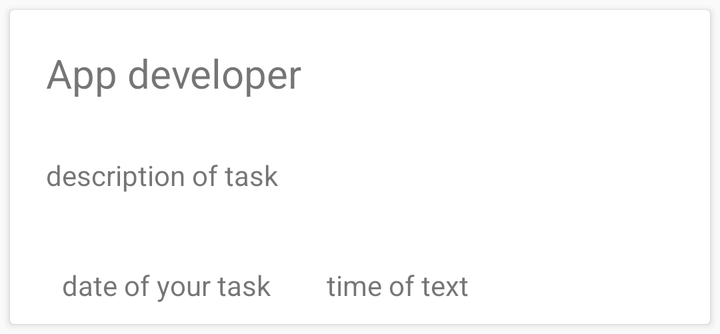
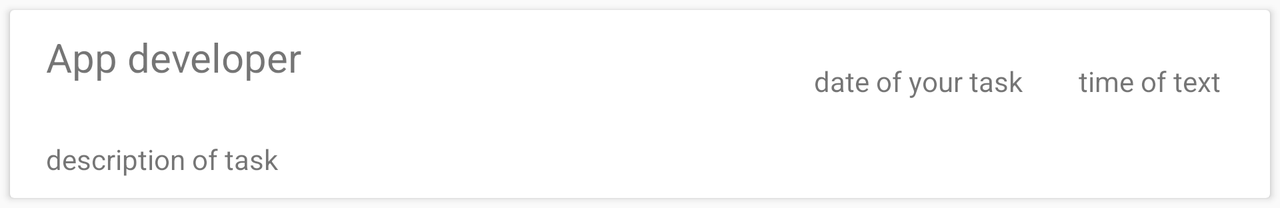

First picture: res/layout/ on a phone held upright. Second picture: the repository's own variant of that layout, on a device whose configuration matches the variant's folder. Source for both follows.
<!-- AndroidManifest.xml: application theme AppTheme -->
<!-- res/layout/main_list.xml -->
<?xml version="1.0" encoding="utf-8"?>
<android.support.v7.widget.CardView
    xmlns:android="http://schemas.android.com/apk/res/android"
    xmlns:app="http://schemas.android.com/apk/res-auto"
    xmlns:tools="http://schemas.android.com/tools"
    android:layout_width="match_parent"
    android:layout_height="wrap_content"
    android:id="@+id/mainCardView"
    android:layout_margin="5dp"
    android:elevation="6dp"
    android:orientation="vertical">

    <android.support.constraint.ConstraintLayout
        android:layout_width="match_parent"
        android:layout_height="match_parent">

        <TextView
            android:id="@+id/main_list_tv"
            android:layout_width="368dp"
            android:layout_height="wrap_content"
            android:layout_marginEnd="8dp"
            android:layout_marginLeft="8dp"
            android:layout_marginRight="8dp"
            android:layout_marginStart="8dp"
            android:layout_marginTop="8dp"
            android:padding="@dimen/main_list_universal_padding"
            android:textSize="20sp"
            app:layout_constraintLeft_toLeftOf="parent"
            app:layout_constraintRight_toRightOf="parent"
            app:layout_constraintTop_toTopOf="parent"
            tools:text="App developer"
            app:layout_constraintHorizontal_bias="0.0"/>

        <TextView
            android:id="@+id/main_solution_tv"
            android:layout_width="0dp"
            android:layout_height="wrap_content"
            android:textAlignment="viewStart"
            android:layout_marginEnd="8dp"
            android:layout_marginTop="8dp"
            android:visibility="visible"
            android:padding="@dimen/main_list_universal_padding"
            tools:text="description of task"
            app:layout_constraintLeft_toLeftOf="@+id/main_list_tv"
            app:layout_constraintRight_toRightOf="parent"
            app:layout_constraintTop_toBottomOf="@+id/main_list_tv"/>

        <include
            layout="@layout/list_time_clock"
            android:layout_height="wrap_content"
            android:layout_width="0dp"
            android:layout_marginTop="8dp"
            app:layout_constraintTop_toBottomOf="@+id/main_solution_tv"
            android:layout_marginStart="8dp"
            app:layout_constraintLeft_toLeftOf="parent"
            android:layout_marginEnd="8dp"
            app:layout_constraintRight_toRightOf="parent"/>

    </android.support.constraint.ConstraintLayout>

</android.support.v7.widget.CardView>
<!-- res/layout/list_time_clock.xml (included above) -->
<?xml version="1.0" encoding="utf-8"?>
<LinearLayout
    xmlns:android="http://schemas.android.com/apk/res/android"
    xmlns:app="http://schemas.android.com/apk/res-auto"
    xmlns:tools="http://schemas.android.com/tools"
    android:layout_width="match_parent"
    android:layout_height="wrap_content"
    android:orientation="vertical">

    <android.support.constraint.ConstraintLayout
        android:layout_width="match_parent"
        android:layout_height="match_parent">

        <TextView
            android:id="@+id/main_date_tv"
            android:layout_width="wrap_content"
            android:layout_height="wrap_content"
            android:padding="@dimen/main_list_universal_padding"
            tools:text="date of your task"
            app:layout_constraintLeft_toLeftOf="parent"
            android:layout_marginStart="8dp"
            app:layout_constraintTop_toTopOf="parent"
            android:layout_marginTop="8dp"/>

        <TextView
            android:id="@+id/main_time_clock"
            android:layout_width="wrap_content"
            android:layout_height="wrap_content"
            android:padding="@dimen/main_list_universal_padding"
            tools:text="time of text"
            android:layout_marginStart="8dp"
            app:layout_constraintTop_toTopOf="parent"
            android:layout_marginTop="8dp"
            app:layout_constraintLeft_toRightOf="@+id/main_date_tv"/>

    </android.support.constraint.ConstraintLayout>



</LinearLayout>
<!-- resources referenced by this layout -->
<resources>
  <dimen name="main_list_universal_padding">10dp</dimen>
  <style name="AppTheme" parent="Theme.AppCompat.DayNight.DarkActionBar">
          
          <item name="colorPrimary">@color/colorPrimary</item>
          <item name="colorPrimaryDark">@color/colorPrimaryDark</item>
          <item name="colorAccent">@color/colorAccent</item>
          
          <item name="preferenceTheme">@style/PreferenceThemeOverlay</item>
      </style>
  <color name="colorPrimary">#3F51B5</color>
  <color name="colorPrimaryDark">#303F9F</color>
  <color name="colorAccent">#FF4081</color>
</resources>
<!-- res/layout-land/main_list.xml (the repository's variant of the layout above) -->
<!-- drawn on the phone turned sideways -->
<?xml version="1.0" encoding="utf-8"?>
<android.support.v7.widget.CardView
    xmlns:android="http://schemas.android.com/apk/res/android"
    xmlns:app="http://schemas.android.com/apk/res-auto"
    xmlns:tools="http://schemas.android.com/tools"
    android:layout_width="match_parent"
    android:layout_height="wrap_content"
    android:id="@+id/mainCardView"
    android:layout_margin="5dp"
    android:elevation="6dp"
    android:orientation="vertical">

    <android.support.constraint.ConstraintLayout
        android:layout_width="match_parent"
        android:layout_height="match_parent">

        <TextView
            android:id="@+id/main_list_tv"
            android:layout_width="368dp"
            android:layout_height="wrap_content"
            android:layout_marginEnd="8dp"
            android:layout_marginStart="8dp"
            android:padding="@dimen/main_list_universal_padding"
            android:textSize="20sp"
            tools:text="App developer"
            app:layout_constraintLeft_toLeftOf="parent"/>

        <TextView
            android:id="@+id/main_solution_tv"
            android:layout_width="0dp"
            android:layout_height="wrap_content"
            android:textAlignment="viewStart"
            android:layout_marginEnd="0dp"
            android:layout_marginTop="8dp"
            android:visibility="visible"
            android:padding="@dimen/main_list_universal_padding"
            tools:text="description of task"
            app:layout_constraintLeft_toLeftOf="@+id/main_list_tv"
            app:layout_constraintTop_toBottomOf="@+id/main_list_tv"
            app:layout_constraintRight_toRightOf="@+id/main_list_tv"/>
        
        <include
            layout="@layout/list_time_clock"
            android:layout_height="0dp"
            android:layout_width="0dp"
            android:layout_marginTop="8dp"
            android:layout_marginStart="8dp"
            android:layout_marginEnd="8dp"
            app:layout_constraintRight_toRightOf="parent"
            android:layout_marginRight="8dp"
            app:layout_constraintTop_toTopOf="parent"
            app:layout_constraintLeft_toRightOf="@+id/main_list_tv"
            android:layout_marginLeft="8dp"
            app:layout_constraintBottom_toBottomOf="parent"
            android:layout_marginBottom="8dp"
            app:layout_constraintHorizontal_bias="0.0"
            app:layout_constraintVertical_bias="0.0"/>
        
    </android.support.constraint.ConstraintLayout>

</android.support.v7.widget.CardView>
